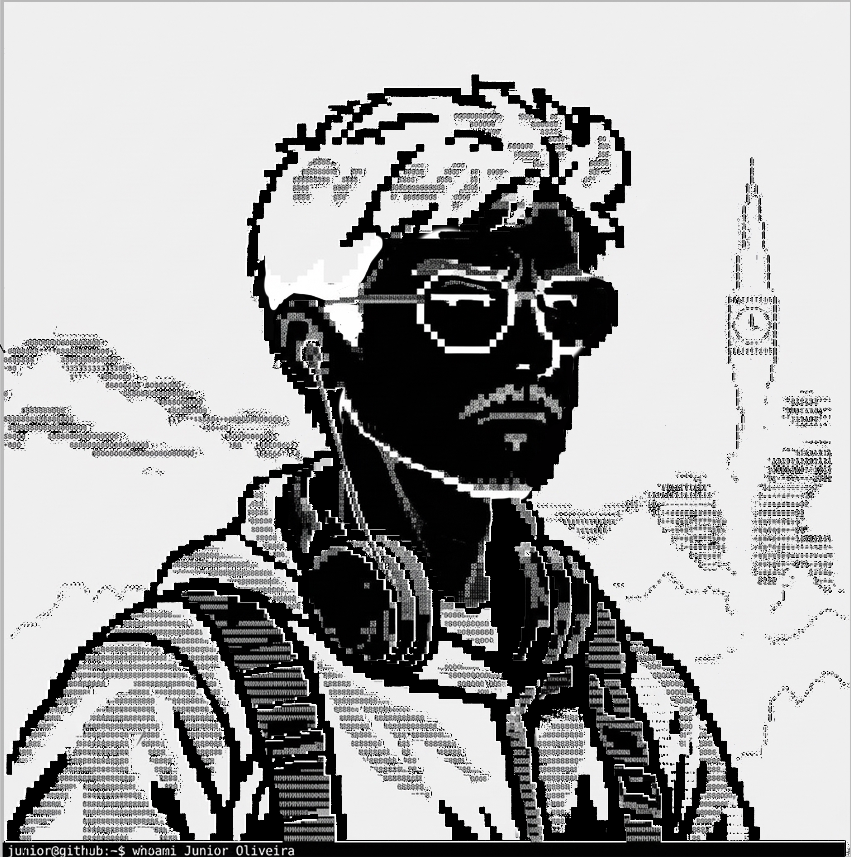
#> input picture VERSAO-STAGE.png, 851 x 857 px
$ python make_ascii_svg.py ../VERSAO-STAGE.png out.png
#> lines starting #> are read from the running program, lines starting #| are printed output that depends on the picture
"""
Converte a imagem preto-e-branco em um SVG ASCII monocromático estilo terminal
animado (fundo escuro, cor única, cursor que digita linha por linha).

    python scripts/make_ascii_svg.py [input.png] [output.svg]
"""
from PIL import Image, ImageEnhance
import html
import os
import sys

HERE = os.path.dirname(os.path.abspath(__file__))
SRC = sys.argv[1] if len(sys.argv) > 1 else os.path.join(HERE, "..", "ese-preto-branco.png")
OUT = sys.argv[2] if len(sys.argv) > 2 else os.path.join(HERE, "..", "junior-ascii.svg")

# ── Parâmetros de conversão ─────────────────────────────────────────────────
COLS = int(os.environ.get("COLS", 180))
ART_W_TARGET = 800
CELL_W = ART_W_TARGET / COLS
CELL_H = CELL_W * 15 / 8
ROWS = round(COLS * 8 / 15)

# Rampa: espaço (branco) → @ (preto)
RAMP = " .:-=+*cs#%@"

GAMMA      = 1.1    # esta imagem já tem bom contraste, gamma suave
WHITE_FLOOR = 0.90  # fundo cinza claro ~239/255 → espaço em branco

# Cortar bordas da imagem
CROP_TOP    = 20    # px a cortar do topo
CROP_BOTTOM = 55    # px a cortar do fundo (barra "junior@github:~$")
CROP_LEFT   = 6     # px a cortar da esquerda
CROP_RIGHT  = 6     # px a cortar da direita

# ── Layout do SVG ───────────────────────────────────────────────────────────
PAD         = 20
TITLEBAR_H  = 30
STATUS_H    = 30
ART_W       = COLS * CELL_W
ART_H       = ROWS * CELL_H
CANVAS_W    = ART_W + PAD * 2
CANVAS_H    = TITLEBAR_H + ART_H + STATUS_H + PAD

BG          = "#0d1117"
BG2         = "#111722"
FRAME       = "#30363d"
TITLE_TEXT  = "#7d8590"
INK         = "#c9d1d9"
CURSOR      = "#c9d1d9"

# Timing da animação: portrait inteiro em ~6s
ROW_DUR  = 5.8 / ROWS
STAGGER  = ROW_DUR

# ── 1. Carregar e preparar imagem ───────────────────────────────────────────
im = Image.open(SRC).convert("L")
w, h = im.size
#> w = 851; h = 857

# Cortar bordas
im = im.crop((CROP_LEFT, CROP_TOP, w - CROP_RIGHT, h - CROP_BOTTOM))
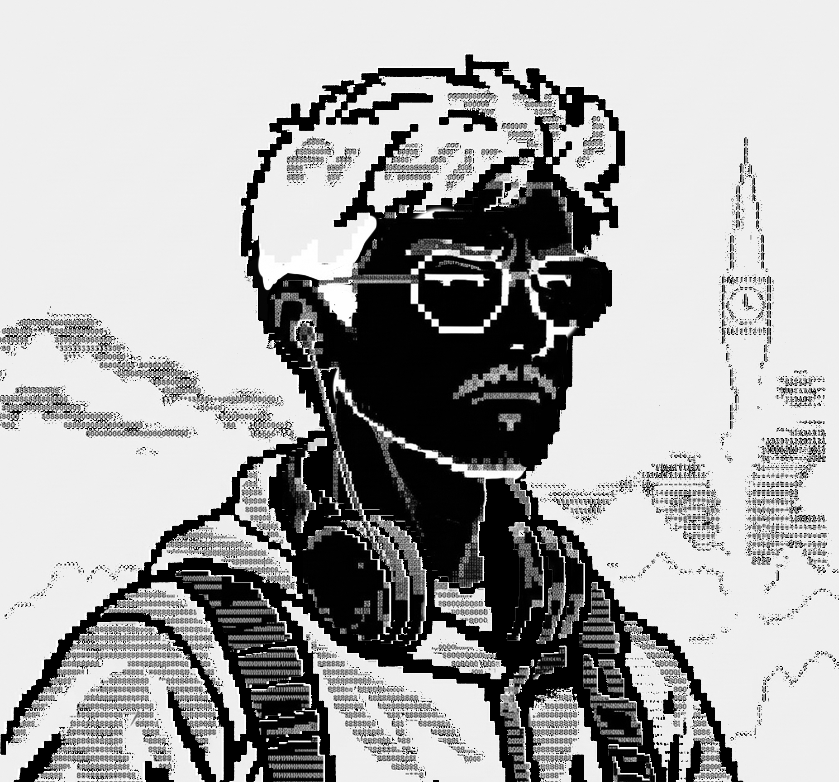
#> im: PIL image 839x782 L; min 0, max 255, mean 170.2

# Redimensionar para grade de colunas
im = im.resize((COLS, ROWS), Image.LANCZOS)
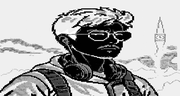
#> im: PIL image 180x96 L; min 0, max 255, mean 170.9
px = im.load()

STATIC = bool(os.environ.get("STATIC"))

# ── 2. Converter pixels → caracteres ───────────────────────────────────────
rows_txt = []
for y in range(ROWS):
    chars = []
    for x in range(COLS):
        lum = px[x, y] / 255.0
        lum = pow(lum, GAMMA)
        if lum >= WHITE_FLOOR:
            chars.append(" ")
        else:
            idx = int((1.0 - lum) * (len(RAMP) - 1) + 0.5)
            chars.append(RAMP[max(0, min(len(RAMP) - 1, idx))])
    rows_txt.append("".join(chars))
#> after the loop, rows_txt = 96 items

art_top = TITLEBAR_H + PAD * 0.35

# ── 3. Montar SVG ───────────────────────────────────────────────────────────
parts = []
parts.append(
    f'<svg xmlns="http://www.w3.org/2000/svg" width="{CANVAS_W}" height="{CANVAS_H}" '
    f'viewBox="0 0 {CANVAS_W} {CANVAS_H}" '
    f'font-family="ui-monospace, SFMono-Regular, Menlo, Consolas, monospace">'
)

# gradiente de fundo
parts.append(
    f'<defs><linearGradient id="bg" x1="0" y1="0" x2="0" y2="1">'
    f'<stop offset="0" stop-color="{BG2}"/>'
    f'<stop offset="1" stop-color="{BG}"/>'
    f'</linearGradient></defs>'
)

# fundo + borda arredondada
parts.append(f'<rect width="{CANVAS_W}" height="{CANVAS_H}" rx="12" fill="url(#bg)"/>')
parts.append(
    f'<rect x="0.5" y="0.5" width="{CANVAS_W-1}" height="{CANVAS_H-1}" rx="12" '
    f'fill="none" stroke="{FRAME}" stroke-width="1"/>'
)

# barra de título
parts.append(f'<line x1="0" y1="{TITLEBAR_H}" x2="{CANVAS_W}" y2="{TITLEBAR_H}" stroke="{FRAME}"/>')
for i, dotcol in enumerate(["#ff5f56", "#ffbd2e", "#27c93f"]):
    parts.append(f'<circle cx="{PAD + i*16}" cy="{TITLEBAR_H/2}" r="5" fill="{dotcol}"/>')
parts.append(f'<text x="{CANVAS_W/2}" y="{TITLEBAR_H/2 + 4}" fill="{TITLE_TEXT}" font-size="12" '
             f'text-anchor="middle">junior@github: ~$ ./portrait.sh</text>')

# linhas ASCII com animação de digitação
font_size = CELL_H * 0.86
for ry, line in enumerate(rows_txt):
    y      = art_top + ry * CELL_H + CELL_H * 0.74
    row_y  = art_top + ry * CELL_H
    delay  = ry * STAGGER
    safe   = html.escape(line)
    text   = (
        f'<text xml:space="preserve" x="{PAD}" y="{y:.1f}" fill="{INK}" '
        f'font-size="{font_size:.1f}" textLength="{ART_W}" lengthAdjust="spacing">'
        f'{safe}</text>'
    )

    if STATIC:
        parts.append(text)
        continue

    # clip que revela a linha da esquerda para a direita
    parts.append(
        f'<clipPath id="r{ry}">'
        f'<rect x="{PAD}" y="{row_y:.1f}" height="{CELL_H}" width="0">'
        f'<animate attributeName="width" from="0" to="{ART_W}" '
        f'begin="{delay:.3f}s" dur="{ROW_DUR:.2f}s" fill="freeze"/>'
        f'</rect></clipPath>'
    )
    parts.append(f'<g clip-path="url(#r{ry})">{text}</g>')

    # cursor que percorre a linha
    parts.append(
        f'<rect y="{row_y+1:.1f}" width="{CELL_W}" height="{CELL_H-2}" '
        f'fill="{CURSOR}" opacity="0">'
        f'<animate attributeName="x" from="{PAD}" to="{PAD+ART_W}" '
        f'begin="{delay:.3f}s" dur="{ROW_DUR:.2f}s" fill="freeze"/>'
        f'<set attributeName="opacity" to="0.85" begin="{delay:.3f}s"/>'
        f'<set attributeName="opacity" to="0" begin="{delay+ROW_DUR:.3f}s"/>'
        f'</rect>'
    )
#> this loop made 96 passes
#> (y, row_y, delay) on passes 1 to 12: (43.17, 37, 0), (51.5, 45.33, 0.0604), (59.83, 53.67, 0.121), (68.17, 62, 0.181), (76.5, 70.33, 0.242), (84.83, 78.67, 0.302), (93.17, 87, 0.362), (101.5, 95.33, 0.423), (109.8, 103.7, 0.483), (118.2, 112, 0.544), (126.5, 120.3, 0.604), (134.8, 128.7, 0.665)
#> after the loop, parts = 297 items

# barra de status com cursor piscante
status_line_y = TITLEBAR_H + ART_H + PAD * 0.35
status_y      = status_line_y + 19
parts.append(
    f'<line x1="0" y1="{status_line_y:.1f}" x2="{CANVAS_W}" '
    f'y2="{status_line_y:.1f}" stroke="{FRAME}"/>'
)
parts.append(
    f'<text x="{PAD}" y="{status_y:.1f}" fill="{TITLE_TEXT}" font-size="13">'
    f'junior@github:~$ quem sou <tspan fill="{INK}">Junior Oliveira</tspan></text>'
)
status_chars = len("junior@github:~$ quem sou Junior Oliveira ")
cursor_x = PAD + status_chars * 13 * 0.6
parts.append(
    f'<rect x="{cursor_x:.1f}" y="{status_y-12:.1f}" width="8" height="14" fill="{INK}">'
    f'<animate attributeName="opacity" values="1;1;0;0" keyTimes="0;0.5;0.51;1" '
    f'dur="1s" repeatCount="indefinite"/></rect>'
)

parts.append("</svg>")
svg = "".join(parts)

with open(OUT, "w", encoding="utf-8") as f:
    f.write(svg)
print(f"wrote {OUT}  {len(svg):,} bytes  canvas {CANVAS_W:.0f}x{CANVAS_H:.0f}")
#| wrote out.png  80,153 bytes  canvas 840x880
